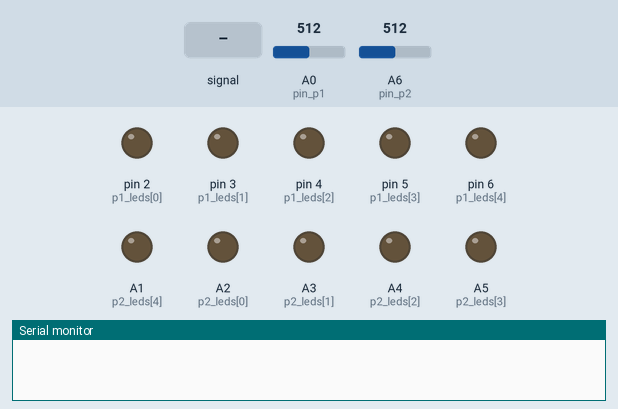
This sketch was run on a simulated Arduino Nano, built with avr-gcc and run on an emulated ATmega328P. Parts: output pins drawn as LEDs (lit = HIGH), the last lines printed to the serial monitor. The test bench sets the inputs (shaded band); at power-on: A6 (pin_p2) = 512, A0 (pin_p1) = 512. Random numbers use the default seed unless the sketch sets one.

Above: at 1.2 s.
1.3 s: A0 (pin_p1) fed a 200 Hz sine of ±460 counts around its level
At 3.3 s:
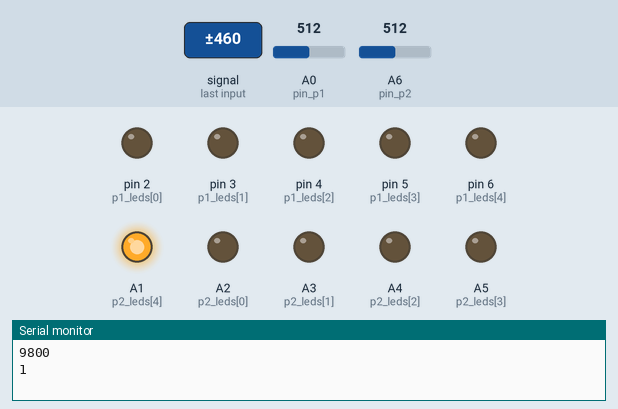
3.9 s: A6 (pin_p2) set to 122
At 4.4 s:
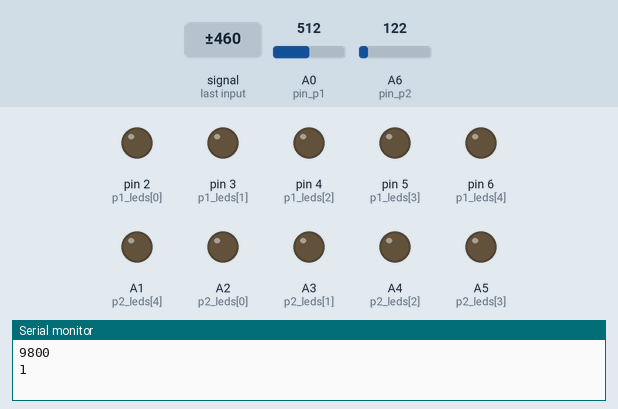
6.3 s: A6 (pin_p2) set to 95
8.7 s: A6 (pin_p2) set to 85
At 10.7 s:
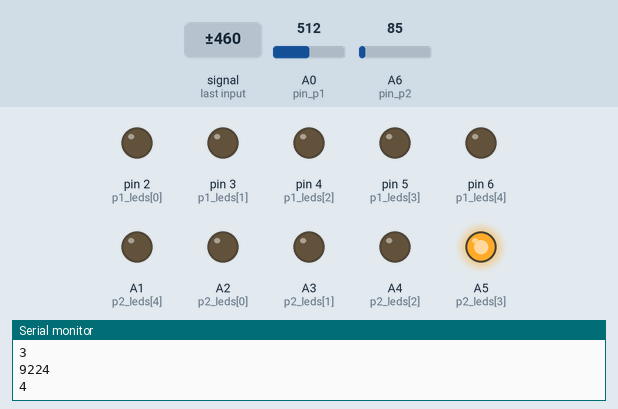
11.0 s: A0 (pin_p1) set to 716
At 13.0 s:
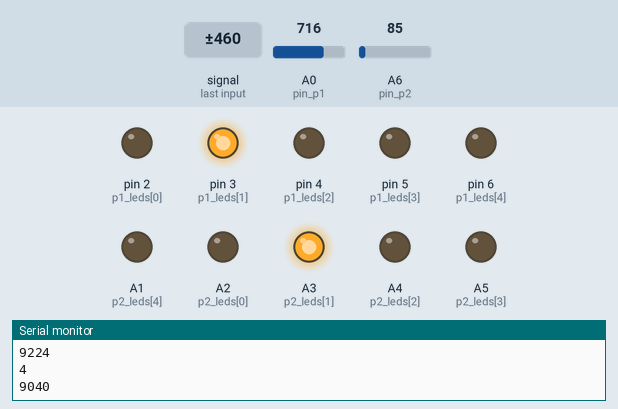
13.3 s: A0 (pin_p1) set to 900
Timing chart, 0 to 39.2 s (numbered marks = the images above; inputs shaded):
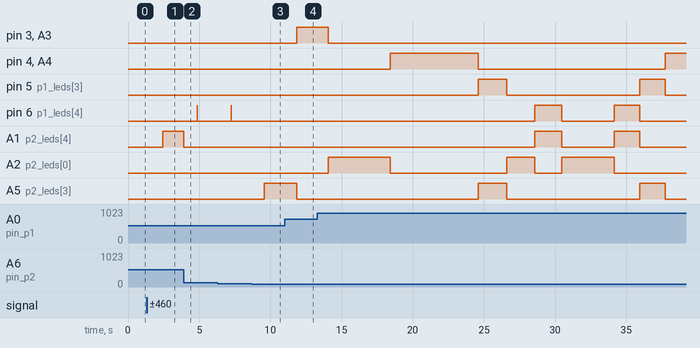

Measured:
- the behaviour switches between 91 and 90 on A6 (pin_p2) (found by bisection; images 2 and 3)
- after the input at 3.9 s, pin 6 (p1_leds[4]): LOW → HIGH after 0.95 s, → LOW 0.01 s later; A1 (p2_leds[4]): HIGH → LOW at once
- by itself, pin 5 (p1_leds[3]), A5 (p2_leds[3]): alternates HIGH for 1.9 s and LOW for 9.4 s

The sketch:

CommentedOutButtonGame.ino
```cpp
#include <stdio.h>
//#include <MD_Parola.h>
//#include <MD_MAX72xx.h>
#include <SPI.h>
//#include "Parola_Fonts_data.h"
//#define HARDWARE_TYPE MD_MAX72XX::PAROLA_HW
#define MAX_DEVICES 8
#define CLK_PIN   13
#define DATA_PIN  11
#define CS_PIN    10
//MD_Parola P = MD_Parola(HARDWARE_TYPE, CS_PIN, MAX_DEVICES);


long randNumber;
int step_counter = 0;
int button_values[] = {913, 429, 267, 179, 110};
//916 431 268 179 109
int btn_tol = 20;
int analogValue = 0;
int pin_p1 = A0;
int pin_p2 = A6;
int leds_cnt = 5;
int p1_leds[5] = {2,3,4,5,6};
int p2_leds[5] = {A2,A3,A4,A5,A1};
int p1_score = 0;
int p2_score = 0;
int action_speed = 10000;
int action_speed_min = 1000;

void setup()
{
  Serial.begin(9600);

  randomSeed(analogRead(A7));

  pinMode(pin_p1, INPUT);
  pinMode(pin_p2, INPUT);

  for (int i = 0; leds_cnt > i; i++) {
    pinMode(p1_leds[i], OUTPUT);
  }
  for (int i = 0; leds_cnt > i; i++) {
    pinMode(p2_leds[i], OUTPUT);
  }
/*
  P.begin(2);
  P.setZone(0,0,3);
  P.setZone(1,4,7);
  P.displayZoneText(0, "abc", PA_CENTER, 0, 0, PA_PRINT, PA_NO_EFFECT);
  P.setZoneEffect(0, true, PA_FLIP_UD);
  P.displayZoneText(1, "abcd", PA_CENTER, 0, 0, PA_PRINT, PA_NO_EFFECT);
  P.setZoneEffect(1, true, PA_FLIP_UD);
  P.displayAnimate();
*/
}

void loop()
{
  if(p1_score <= 10 and p2_score <= 10) {

    step_counter++;
    bool step_action = false;
    if (step_counter > action_speed) {
      step_counter = 0;
      step_action = true;
      action_speed = action_speed - round(action_speed/50);
      if (action_speed < action_speed_min) {
        action_speed = action_speed_min;
      }
      Serial.println(action_speed);
    }

    if (step_action) {
      // Turn all LEDs OFF first
      for (int i = 0; i < leds_cnt; i++) {
      digitalWrite(p1_leds[i], LOW);
      digitalWrite(p2_leds[i], LOW);
    }

    // Turn ONE random LED ON
    int pin_light = random(0,5);
    digitalWrite(p1_leds[pin_light], HIGH);
    digitalWrite(p2_leds[pin_light], HIGH);
}

    analogValue = analogRead(pin_p1);
    for (int i = 0; leds_cnt > i; i++) {
      if ( analogValue < button_values[i] + btn_tol and analogValue > button_values[i] - btn_tol ){
        if(digitalRead(p1_leds[i]) == HIGH){
          digitalWrite(p1_leds[i], LOW);
          p1_score++;
          Serial.println(p1_score);
        }
      }
    }

    analogValue = analogRead(pin_p2);
    for (int i = 0; leds_cnt > i; i++) {
      if ( analogValue < button_values[i] + btn_tol and analogValue > button_values[i] - btn_tol ){
        if(digitalRead(p2_leds[i]) == HIGH){
          digitalWrite(p2_leds[i], LOW);
          p2_score++;
        }
      }
    }
  }
}
 /*
    if ( step_counter % 100 == 0){
      char Score1[80];
      sprintf(Score1, "%d", p1_score);
      char *chrdisp[] = {Score1};

      char Score2[80];
      sprintf(Score2, "%d", p2_score);
      char *chrdisp2[] = {Score2};

      P.displayZoneText(0, chrdisp[0], PA_CENTER, 0, 0, PA_PRINT, PA_NO_EFFECT);
      P.displayZoneText(1, chrdisp2[0], PA_CENTER, 0, 0, PA_PRINT, PA_NO_EFFECT);
      P.displayAnimate();
    }
  } else {
    if (p1_score > p2_score) {
      P.displayZoneText(0, "Winner", PA_CENTER, 0, 0, PA_PRINT, PA_NO_EFFECT);
      P.displayZoneText(1, "Looser", PA_CENTER, 0, 0, PA_PRINT, PA_NO_EFFECT);
    } else {
//      P.displayZoneText(0, "Looser", PA_CENTER, 0, 0, PA_PRINT, PA_NO_EFFECT);
      P.displayZoneText(1, "Winner", PA_CENTER, 0, 0, PA_PRINT, PA_NO_EFFECT);
    }
//    P.displayAnimate();
    delay(500);
      char Score1[80];
      sprintf(Score1, "%d", p1_score);
      char *chrdisp[] = {Score1};

      char Score2[80];
      sprintf(Score2, "%d", p2_score);
      char *chrdisp2[] = {Score2};
//    P.displayZoneText(0, chrdisp[0], PA_CENTER, 0, 0, PA_PRINT, PA_NO_EFFECT);
//    P.displayZoneText(1, chrdisp2[0], PA_CENTER, 0, 0, PA_PRINT, PA_NO_EFFECT);
//    P.displayAnimate();
    delay(500);
  }
}
*/
```
